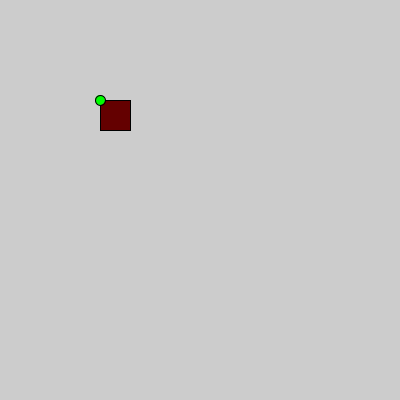
Frame 1 (no input)
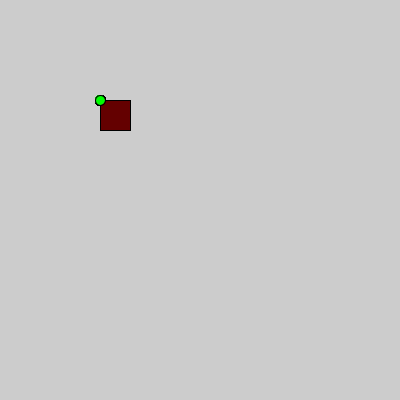
Frame 60 (the mouse pressed at the canvas centre just before this capture)
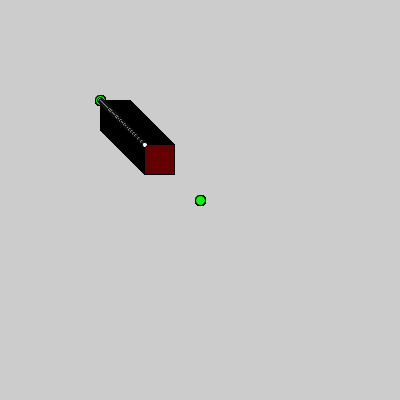
Frame 120 (the mouse held since frame 60 and released just before this capture)

The Processing sketch that drew these frames (run headless with seeded random() and noise(); from frame 60 on, the mouse is pressed at the canvas centre):

// Processing sketch: ejemplo_traslacion
// ── ejemplo_traslacion.pde
Cuadrado cuadrado;
float x, y;

void setup () {
  size(400, 400);
  cuadrado = new Cuadrado (100, 100, 30); 
  x = cuadrado.x;
  y = cuadrado.y;
  frameRate(60);
}

void draw () {
  cuadrado.Dibujar();  
  //cuadrado.Trasladar(30, 0);
  //cuadrado.Dibujar();
  //cuadrado.Trasladar(0, 30);
  //cuadrado.Trasladar(30, 30);
  float dx = x - cuadrado.x;
  float dy = y - cuadrado.y;
  float v = 0.01;
  cuadrado.Trasladar(v*dx, v*dy);
  fill(0, 255, 0);
  circle(x,y,10);
}

void mousePressed() {
  x = mouseX;
  y = mouseY;
}

// ── Cuadrado.pde
class Cuadrado {
  float x; // Coordenada en X
  float y; // Coordanada en Y
  float lado; // Tamaño del lado
  color relleno;
  
  Cuadrado () {
    x = 0;
    y = 0;
    lado = 10;
    relleno = color (100, 0, 0);
  }
   
  Cuadrado (float x, float y, float lado) {
    this.x = x;
    this.y = y;
    this.lado = lado;
    relleno = color (100, 0, 0);
  } 
 
  Cuadrado (float x, float y, float lado, int r, int g, int b) {
    this.x = x;
    this.y = y;
    this.lado = lado;
    relleno = color (r, g, b);
  } 
 
  void Trasladar (float dx, float dy) {
     x = x + dx;
     y = y + dy;
     //x += dx;
     //y += dy;
  }
 
  void Dibujar () {
    fill(relleno);
    square(x, y, lado);
    fill(255);
    circle(x, y, 5);
  }
}
